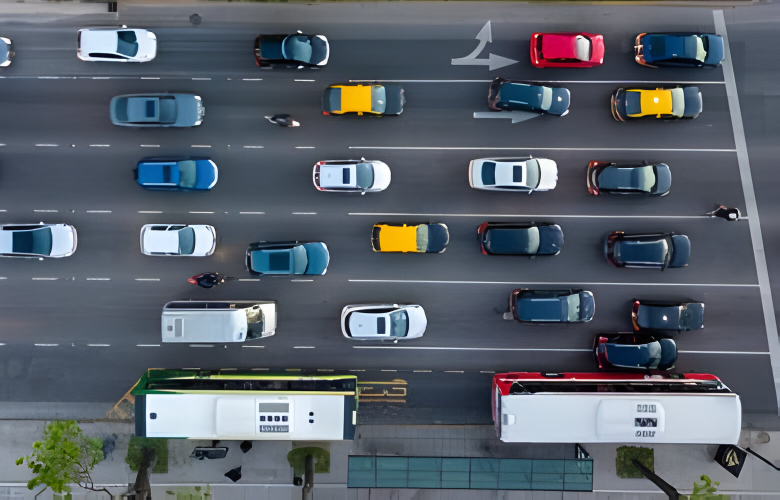
#> input picture HW5/images/car.jpg, 1560 x 1000 px (shown at 1/2 size)
$ jupyter execute q7_HELEN.ipynb
#> lines starting #> are read from the running program, lines starting #| are printed output that depends on the picture; after the words box and inside, x2 and y2 are one past the last pixel; in counts of white or black regions, pixels touching at a corner belong together
[cell 1]
import cv2
import numpy as np
from google.colab.patches import cv2_imshow
import matplotlib.pyplot as plt

[cell 2]
image = cv2.imread('images/car.jpg')
#> image is the input picture: shape (1000, 1560, 3); mean B, G, R 106.2, 96.5, 88.4
cv2_imshow(image)

gray = cv2.cvtColor(image, cv2.COLOR_BGR2GRAY)
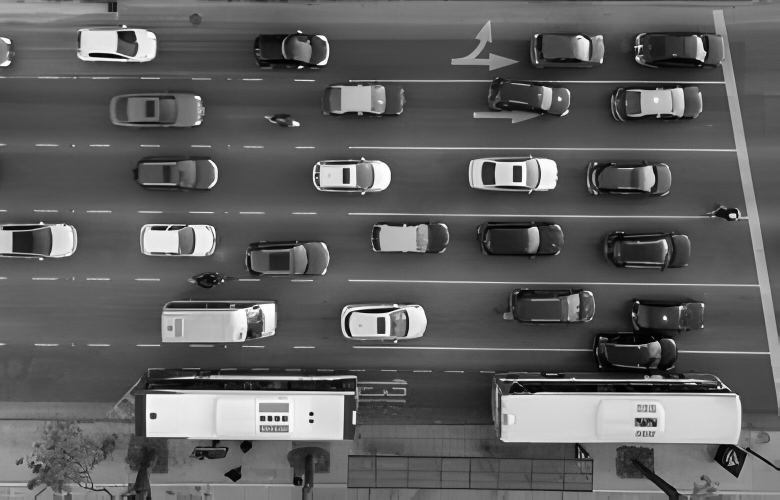
#> gray: shape (1000, 1560) (shown at 1/2 size); min 0, max 255, mean 95.2
cv2_imshow(gray)

binary = cv2.adaptiveThreshold(gray, 255, cv2.ADAPTIVE_THRESH_GAUSSIAN_C, cv2.THRESH_BINARY, 15, 2)
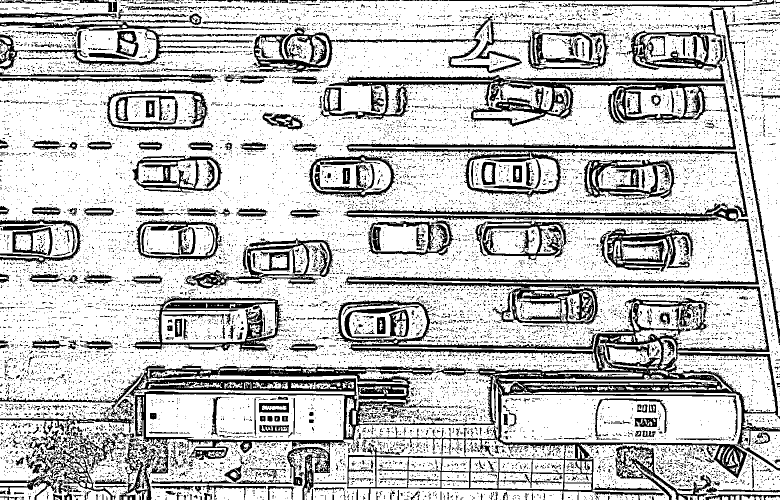
#> binary: shape (1000, 1560) (shown at 1/2 size); 75.7% white; 14469 black regions (13741 under 20 px), largest, box (x1, y1, x2, y2) and area: (250, 405, 1560, 1000) 108575, (646, 150, 1496, 434) 34919, (265, 593, 571, 704) 8537
cv2_imshow(binary)

[cell 3]
# delete noise:
kernel = np.ones((5, 5), np.uint8)
oppening = cv2.morphologyEx(binary, cv2.MORPH_OPEN, kernel)
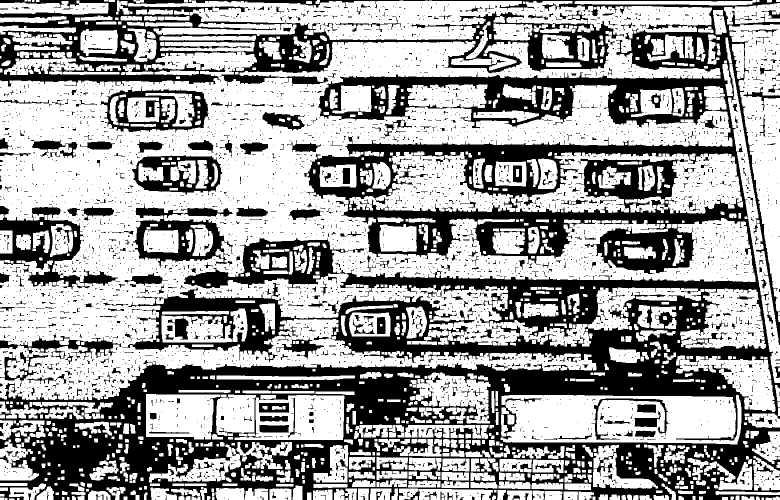
#> oppening: shape (1000, 1560) (shown at 1/2 size); 62.5% white; 4075 black regions (3612 under 20 px)
oppening

[cell 4]
# find counters
contours, _ = cv2.findContours(oppening, cv2.RETR_TREE, cv2.CHAIN_APPROX_SIMPLE)
#> contours = 5436 contours, 3749 with area under 20; largest, box (x1, y1, x2, y2) and area: (0, 1, 1511, 800) 545060, (1001, 790, 1483, 889) 42054, (1458, 48, 1560, 623) 27624, (1022, 305, 1486, 427) 25636, (432, 789, 689, 880) 20532
contours
#> Out has the same summary as contours

[cell 5]
min_contour_area = 3450
large_contours = [cnt for cnt in contours if cv2.contourArea(cnt) > min_contour_area]
#> large_contours = 23 contours; largest, box (x1, y1, x2, y2) and area: (0, 1, 1511, 800) 545060, (1001, 790, 1483, 889) 42054, (1458, 48, 1560, 623) 27624, (1022, 305, 1486, 427) 25636, (432, 789, 689, 880) 20532

num_cars = len(large_contours)
#> num_cars = 23
print(f'Number of Cars in the image: {num_cars}')
#| Number of Cars in the image: 23
